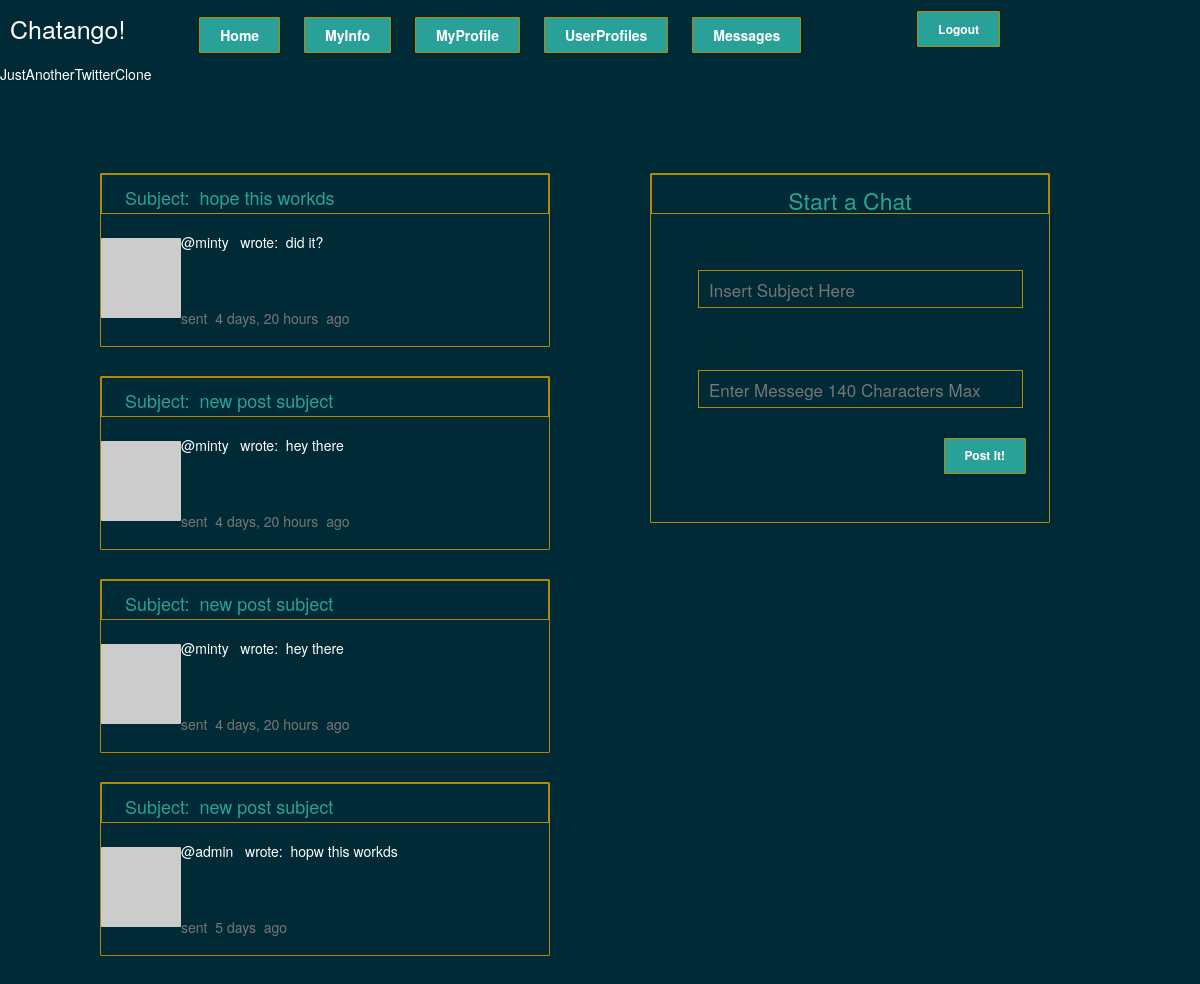
Before: /public (signed in, upper part) with the older database file.
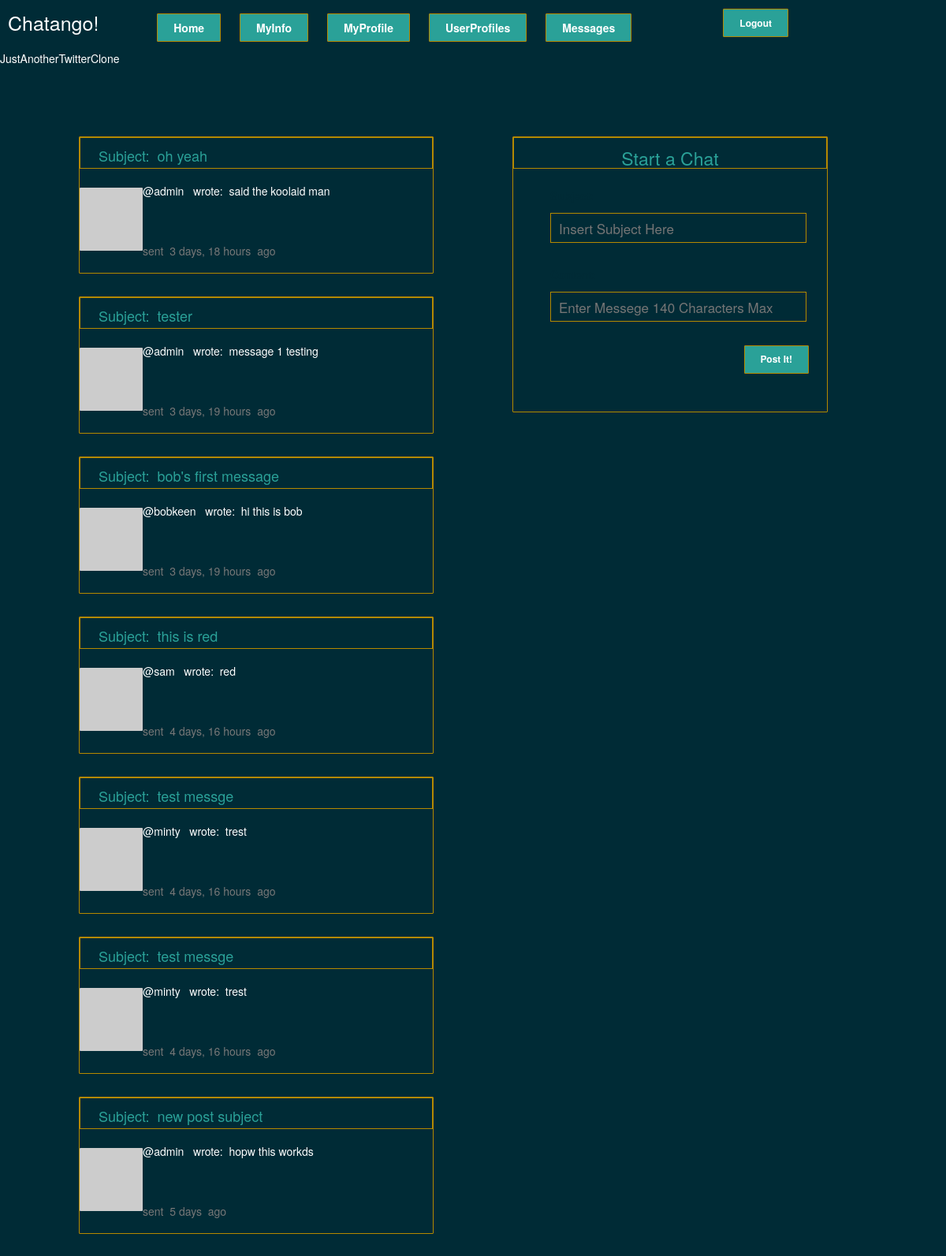
After: the same page with the newer database file.
### chats/models.py (models this page shows, shortened)
class Spam(models.Model):
    user = models.ForeignKey(User, on_delete=models.CASCADE)
    subject = models.CharField(max_length=50)
    content = models.CharField(max_length=140, verbose_name="Message")
    timestamp = models.DateTimeField(auto_now_add=True)
    class Meta:
        ordering = ['-timestamp']

### chats/views.py (the view, shortened to what this page needs)
# urls.py: url(r'^public$', 'chats.views.public'),
@login_required
def public(request, spam_form=None):
    messages = Spam.objects.order_by('-timestamp')
    spam_form = spam_form or SpamForm()
    return render(request, 'public.html',
{'spam_form':spam_form, 'next_url':'/public', 'messages':messages, 'username': request.user.username})

### chats/forms.py
class SpamForm(forms.ModelForm):
    content = forms.CharField(required=True, widget=forms.widgets.TextInput(attrs={'placeholder': 'Enter Messege 140 Characters Max ','class': 'messageText', 'size':'50'}))
    subject = forms.CharField(required=True, widget=forms.widgets.TextInput(attrs={'placeholder': 'Insert Subject Here'}))
    class Meta:
        model = Spam
        exclude = ('user','timestamp',)

### chats/templates/public.html (shortened to what this page needs)
{% extends "base.html" %}
{% block content %}
<div class="panel right">
    <h1>Start a Chat</h1>
    <p>
          <form action="/public" method="post">
        {{ spam_form.as_p}}
          <input type="submit" id="btnPostIT" value="Post It!">
          </form>
      </p>
</div>{% for message in messages %}
    <div class="panel left">
        <h1>Subject: &nbsp{{ message.subject }}</h1>
        <div class="textWrapper">
          <div class="card flex-row flex-wrap">
               <div class="card-header border">
                     <img class="avatar" src='http://www.robohash.org/{{ message.user.username }}?size=65x65'>
               </div>
               <div class="card-block px-2">
      <p class="card-text">@{{ message.user.username }} &nbsp wrote: &nbsp{{ message.content }}</p>
               </div>
               <div class="card-footer w-100 text-muted"><br>
                  <p> sent &nbsp{{ message.timestamp|timesince }}&nbsp ago
               </div>
           </div>
        </div>
    </div>
{% endfor %}
{% endblock %}

### chats/templates/base.html (shortened to what this page needs)
<!DOCTYPE html>
{% load staticfiles %}
<html>
<head>
    <link rel="stylesheet" href="https://maxcdn.bootstrapcdn.com/bootstrap/3.3.7/css/bootstrap.min.css">
</head>
<body>
    <header>
        <div class="wrapper">
            <span>Chatango!</span>
{% block login %}
 {% if request.user.is_authenticated %}
  <input type="button" class="btn" value="Home" onclick="location.href = '/';">
  <input type="button" class="btn" value="MyInfo" onclick="location.href = '/userprofile';">
  <input type="button" class="btn" value="MyProfile" onclick="location.href = '/users/{{ username }}';">
  <input type="button" class="btn" value="UserProfiles" onclick="location.href = '/users/';">
  <input type="button" class="btn" value="Messages" onclick="location.href = '/public';">
  <form action="/logout">
    <input class="btn btn-danger btn-sm"  value="Logout" type="submit" href="/logout">
  </form>
      {% else %}
              <form action="/logout">
                <input class="btn btn-danger btn-sm"  value="Logout" type="submit" href="">Logout</a>
              </form>
      {% endif %}
{% endblock %}
        </div>
<span>JustAnotherTwitterClone</span>
    </header>
    <div id="content">
        <div class="wrapper">
            {% block content %}
            {% endblock %}
        </div>
    </div>
</body>
</html>

### chats/templates/base.html (style rules this page uses)
body { background-color: #002B36; margin: 0; padding: 0; border-color: #B58900 color: #002B36; }
input { width: 325px; height: 38px; border: 1px solid #B58900; padding: 0 10px; outline: none; font-size: 17px; color:#2AA198; background-color: #002B36; }
input[type="submit"] { height: 36px; width: auto; border: 1px solid #B58900; border-radius: 1px; color: white; font-size: 12px; font-weight: bold; padding: 0 20px; cursor: pointer; background: #2AA198; float:right; }
input[type="button"] { height: 36px; width: auto; border: 1px solid #B58900; border-radius: 1px; color: white; font-size: 14px; font-weight: bold; margin-left: 20px; padding: 0 20px; cursor: pointer; background: #2AA198; }
.wrapper { width: 1000px; color: white; background-color: #002B36; }
header { color: white; background-color: #002B36; height: 85px; width: 100%; }
header div.wrapper { padding: 11px 0; padding-left: 10px; }
header div.wrapper span { font-size: 25px; margin: 0 0px 0 0; padding-right: 50px; }
header div.wrapper form { background-color:#002B36; display: inline; }
header div.wrapper form input { margin: 0 0 0 14px; }
#content { margin-bottom: 15px; min-height: 560px; background-color: #002B36; color: #2AA198; padding-top: 50px; }
#content div.wrapper { margin: 38px auto; }
#content div.wrapper img { border-radius: 1px; float: left; }
#content div.wrapper div.panel { border: 1px solid #B58900; background-color:#002B36; margin: 0; margin-bottom: 29px; border-radius: 1px; font-size: 14px; }
#content div.wrapper div.panel.right { width: 400px; min-height: 350px; float: right; margin-right: 50px; margin-left:5px; color: white; background-color: #002B36; }
#content div.wrapper div.panel.right label { color: #002B36; }
#content div.wrapper div.panel.right h1 { font-size: 23px; background-color: #002B36; text-align: center; color: #2AA198; }
#content div.wrapper div.panel.left { width: 450px; border: 1px solid #B58900; max-height: 500px; min-height: 150px; }
#content div.wrapper div.panel.left h1 { color: #2AA198; background-color: #002B36; }
#content div.wrapper div.panel * { margin: 6px 0; }
#content div.wrapper div.panel form { padding: 0 23px; }
#content div.wrapper div.panel h1 { border: 1px solid #B58900; margin: 0px 0; font-weight: normal; font-size: 18px; padding: 13px 23px; height: 40px; }
#content div.wrapper div.panel p { padding: 0 24px; margin: 18px 0; }

Changed rows visible on the page:
removed Spam: subject "hope this workds", user.username "minty", content "did it?", timestamp "4 days, 20 hours"
removed Spam: subject "new post subject", user.username "minty", content "hey there", timestamp "4 days, 20 hours"
removed Spam: subject "new post subject", user.username "minty", content "hey there", timestamp "4 days, 20 hours"
added Spam: subject "oh yeah", user.username "admin", content "said the koolaid man", timestamp "3 days, 18 hours"
added Spam: subject "tester", user.username "admin", content "message 1 testing", timestamp "3 days, 19 hours"
added Spam: subject "bob's first message", user.username "bobkeen", content "hi this is bob", timestamp "3 days, 19 hours"
added Spam: subject "this is red", user.username "sam", content "red", timestamp "4 days, 16 hours"
added Spam: subject "test messge", user.username "minty", content "trest", timestamp "4 days, 16 hours"
added Spam: subject "test messge", user.username "minty", content "trest", timestamp "4 days, 16 hours"
